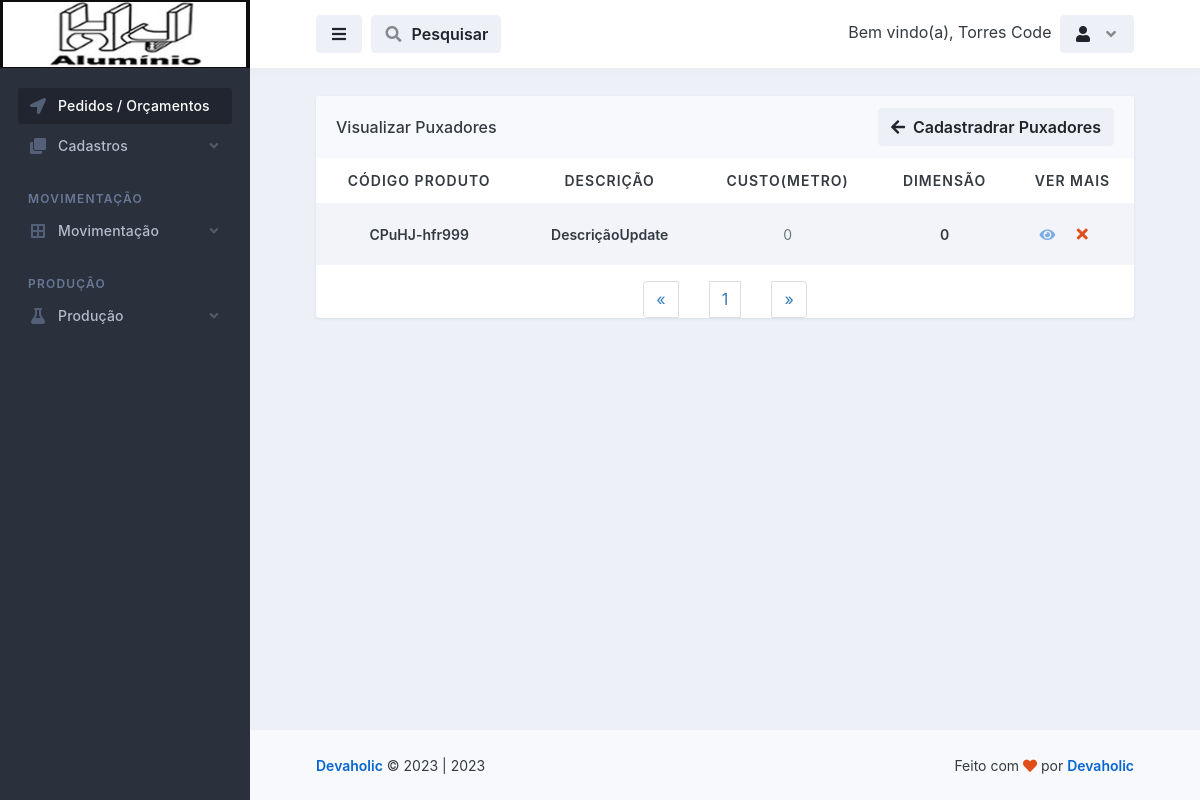
Page /puxadores/visualizar_puxadores.php (signed in) on the earlier database version.
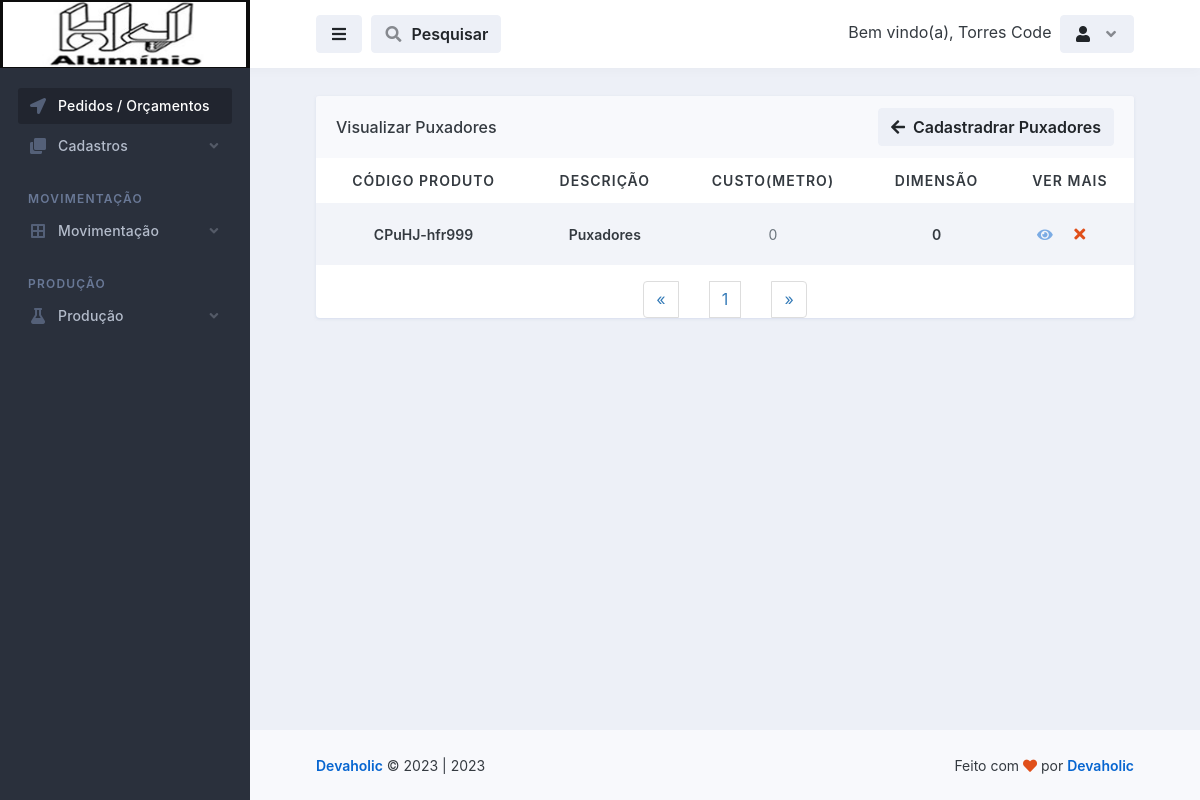
Same page on the later database version.
### tables this page shows
CREATE TABLE `puxadores` (
  `id` int(11) NOT NULL,
  `descricao` varchar(255) NOT NULL,
  `usinagem_box_tres` varchar(100) NOT NULL,
  `medida_maxima_para_usinagem` varchar(100) NOT NULL,
  `agregar` varchar(255) NOT NULL,
  `unidade` varchar(255) NOT NULL,
  `codigo_da_fabrica` varchar(100) NOT NULL,
  `codigo_produto` varchar(100) NOT NULL,
  `ponteira_obrigatoria` varchar(20) NOT NULL,
  `referencias_do_mercado` text NOT NULL,
  `custo_metro` decimal(10,0) NOT NULL,
  `markup` decimal(10,0) NOT NULL,
  `metragem_minima` decimal(10,0) NOT NULL,
  `valor` decimal(10,0) NOT NULL,
  `desconto_corte` varchar(10) NOT NULL,
  `perda` decimal(10,0) NOT NULL,
  `perda_bordas` decimal(10,0) NOT NULL,
  `perda_corte` decimal(10,0) NOT NULL,
  `dimensao` decimal(10,0) NOT NULL,
  `perda_bordas_retalho` decimal(10,0) NOT NULL,
  `perda_corte_retalho` decimal(10,0) NOT NULL,
  `imagem` varchar(255) NOT NULL,
  `ultima_alteracao` date NOT NULL,
  `ativo` varchar(10) NOT NULL
);

### database.php (called while the page is built, shortened)
<?php
    class database
    {
        public $server = 'localhost';
        public $user = 'root';
        public $pass = '';
        public $bdn = 'maxportas';
        public function __construct()
        {
            try{
            $this->conn = new PDO('mysql:host='.$this->server.'; dbname='.$this->bdn, $this->user, $this->pass);
            } catch(PDOException $e){
                echo "Error $e";
            }
        }
    }
?>

### controllers/controllers_puxadores.php (called while the page is built, shortened)
<?php
    include "../database.php";
class controllers_puxadores extends database
{
    public function selecionar_puxadores()
    {
        $selecionar_puxadores = $this->conn->prepare("SELECT * FROM puxadores ORDER BY id DESC");
        $selecionar_puxadores->execute();
        $resulpuxadores = $selecionar_puxadores->fetchAll(PDO::FETCH_ASSOC);
        return $resulpuxadores;
    }
}
?>

### puxadores/visualizar_puxadores.php (the view, shortened to what the changed rows need)
<?php
    $servidor = "localhost";
    $usuario = "root";
    $senha = "";
    $dbname = "maxportas";
    $conn = mysqli_connect($servidor, $usuario, $senha, $dbname);
    $pagina = (isset($_GET['pagina']))? $_GET['pagina'] : 1;
    $quantidade_pg = 10;
    $incio = ($quantidade_pg*$pagina)-$quantidade_pg;
    $result_puxadores = "SELECT * FROM puxadores limit $incio, $quantidade_pg";
    $resultado_puxadores = mysqli_query($conn, $result_puxadores);
?>
<!doctype html>
<html lang="en">
  <head>
    <link rel="stylesheet" id="css-main" href="../assets/css/dashmix.min.css">
    <link rel="stylesheet" href="../assets/css/pagination.css">
  </head>
  <body>
    <div id="page-container" class="sidebar-o sidebar-dark enable-page-overlay side-scroll page-header-fixed main-content-narrow">
      <main id="main-container">
        <div class="content content-full content-boxed">
          <div class="row">
            <div class="col-md-12">
              <div class="block block-rounded block-mode-loading-refresh">
                <div class="table-responsive">
                  <table class="table table-striped table-hover table-borderless table-vcenter fs-sm">
                  <?php
                    require_once "../controllers/controllers_puxadores.php";
                    $selecionar_puxadores = new controllers_puxadores();
                    $result_puxadores = $selecionar_puxadores->selecionar_puxadores();
                    if(count($result_puxadores) > 0)
                    { ?>
                    <thead style="text-align: center;">
                      <tr class="text-uppercase">
                        <th>Código Produto</th>
                        <th>Descrição</th>
                        <th>Custo(metro)</th>
                        <th>Dimensão</th>
                        <th>Ver Mais</th>
                      </tr>
                    </thead>
                    <?php }?>
                    <tbody style="text-align: center;">
                        <?php
                            require_once "../controllers/controllers_puxadores.php";
                            $selecionar_puxadores = new controllers_puxadores();
                            $result_puxadores = $selecionar_puxadores->selecionar_puxadores();
                            if(count($result_puxadores) > 0)
                            {
                              while($row_puxadores = mysqli_fetch_assoc($resultado_puxadores)){ ?>
                                <tr style="text-align: center;">
                                  <td>
                                      <span class="fw-semibold"><?php echo $row_puxadores['codigo_produto']; ?></span>
                                  </td>
                                  <td>
                                      <span class="fw-semibold"><?php echo $row_puxadores['descricao']; ?></span>
                                  </td>
                                  <td>
                                    <span class="fs-sm text-muted"><?php echo $row_puxadores['custo_metro'];?></span>
                                  </td>
                                  <td>
                                      <span class="fw-semibold"><?php echo $row_puxadores['dimensao']; ?></span>
                                  </td>
                                  <td class="text-center text-nowrap fw-medium" style="display: flex; justify-content: center; align-items: center;">
                                    <a href="vermais_puxadores.php?view_puxadores=<?php $idCriptografado = base64_encode($row_puxadores['id']); echo $idCriptografado;?>">
                                        <i class="fa fa-eye me-1 opacity-50"></i>
                                    </a>
                                    <?php
                                       echo "<button class='btn' onclick='abrirModal(".$row_puxadores['id'].")'><i class='fa fa-fw fa-times text-danger'></i></button>";
                                    ?>
                                  </td>
                                </tr>
                          <?php } } else { echo "<h1>Nenhum registo encontrado!</h1>"; } ?>
                    </tbody>
                  </table>
                </div>
                </div>
              </div>
        </div>
      </main>
    </div>
  </body>
</html>

Differences in the rows shown:
changed puxadores "CPuHJ-hfr999": descricao "DescriçãoUpdate" → "Puxadores"
